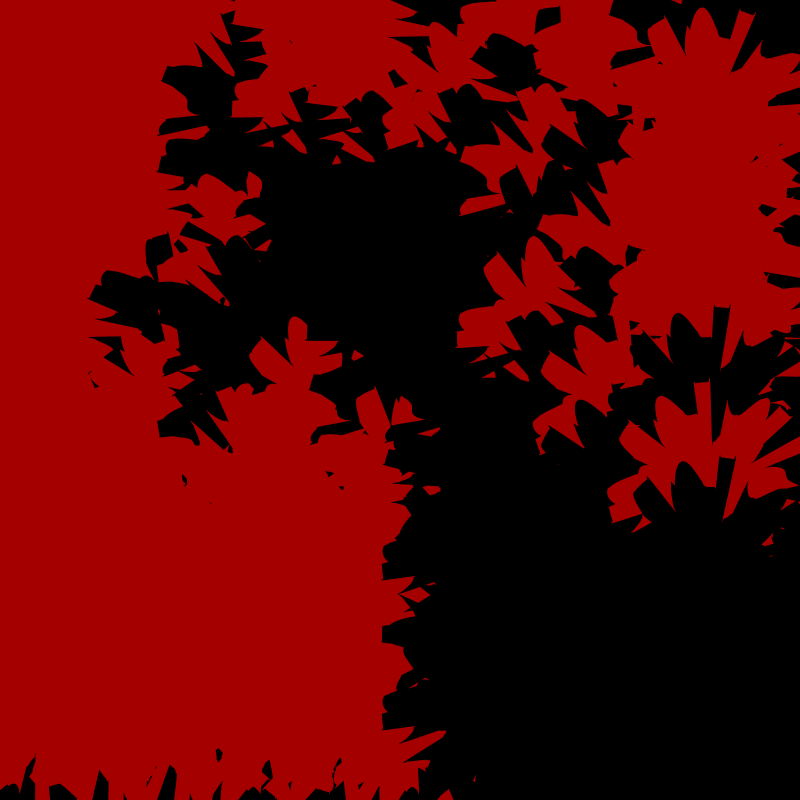
Frame 1 (no input)
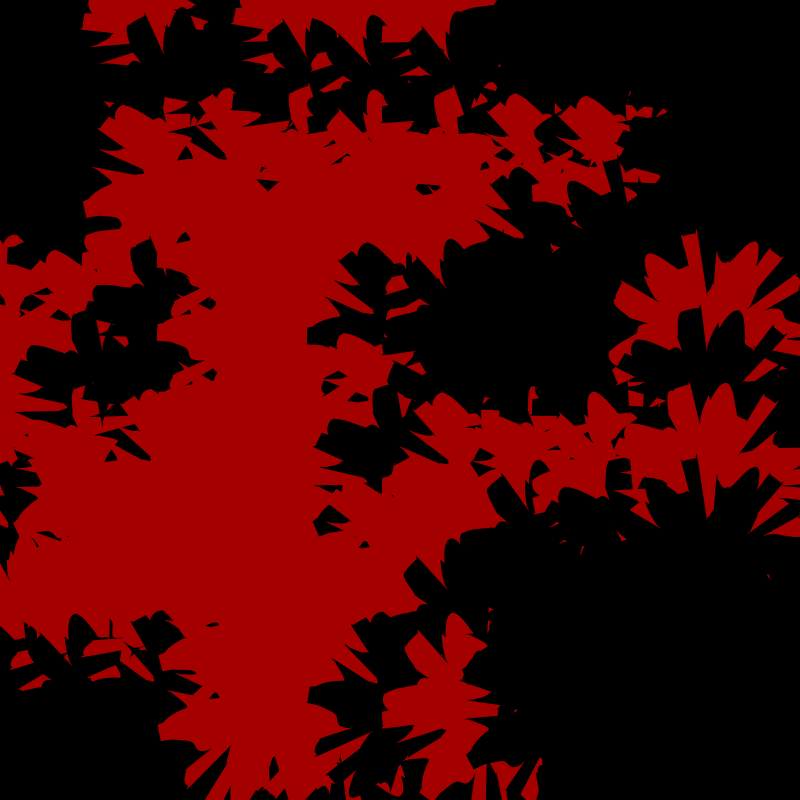
Frame 2 (the mouse pressed at the canvas centre, redrawn once)

The Processing sketch that drew these frames (run headless with seeded random() and noise(); the mouse was pressed at the canvas centre and the sketch redrawn once):

// Processing sketch: sketch_200830b
// ── sketch_200830b.pde
  Cell[][] _cellArray;
  int _cellSize = 75;
  int _numX, _numY;
  color c1, c2, c3;

  void setup() {
    size(800,800);
    _numX = floor(width/_cellSize);
    _numY = floor(height/_cellSize);
    smooth(300);
    
    c1 = color(random(255), random(255), random(255));
    restart();
  }
  
  void restart() {
    _cellArray = new Cell[_numX][_numY];
    for(int x = 0; x < _numX; x++) {
      for(int y = 0; y < _numY; y++) {
        Cell newCell = new Cell(x,y);
        _cellArray[x][y] = newCell;
      }
    }
    
    for(int x = 0; x < _numX; x++) {
      for(int y = 0; y < _numY; y++) {
        
        int above = y-1;
        int below = y+1;
        int left = x-1;
        int right = x+1;
        
        if(above < 0){ above = _numY-1; }
        if(below == _numY){ below = 0; }
        if(left < 0){ left = _numX-1; }
        if(right == _numX){ right = 0; }
        
        _cellArray[x][y].addNeighbour(_cellArray[left][above]);
        _cellArray[x][y].addNeighbour(_cellArray[left][y]);
        _cellArray[x][y].addNeighbour(_cellArray[left][below]);
        _cellArray[x][y].addNeighbour(_cellArray[x][below]);
        _cellArray[x][y].addNeighbour(_cellArray[right][below]);
        _cellArray[x][y].addNeighbour(_cellArray[right][y]);
        _cellArray[x][y].addNeighbour(_cellArray[right][above]);
        _cellArray[x][y].addNeighbour(_cellArray[x][above]);
      }
    }
  }
  
  void draw() {
    background(0);
    
    for(int x = 0; x < _numX; x++) {
      for(int y = 0; y < _numY; y++) {
        _cellArray[x][y].calcNextState();
      }
    }
    
    translate(_cellSize/2, _cellSize/2);
    
    for(int x = 0; x < _numX; x++) {
      for(int y = 0; y < _numY; y++) {
        _cellArray[x][y].drawMe();
      } 
    }
    noLoop();
  }
  
  void mousePressed() {
    restart();
  }
  
  // ============================= object
  
  class Cell {
    float x,y;
    boolean state;
    boolean nextState;
    Cell[] neighbours;
    
    Cell(float ex, float why) {
      x = ex * _cellSize;
      y = why * _cellSize;
      
      if(random(2) > 1) {
        nextState = true;
      } else {
        nextState = false;
      }
      state = nextState;
      neighbours = new Cell[0];
    }
    
    void addNeighbour(Cell cell) {
      neighbours = (Cell[])append(neighbours, cell);
    }
    
    void calcNextState() {
      int liveCount = 0;
      if (state) { liveCount++; }
      
      for(int i = 0; i < neighbours.length; i++) {
        if (neighbours[i].state) {
          liveCount++;
        }
      }
      
      if (liveCount <= 4) {
        nextState = false;
      } else if (liveCount > 4) {
        nextState = true;
      }
      
      if ((liveCount == 4) || (liveCount == 5)) {
        nextState = !nextState;
      }
    }
    
    void drawMe() {
      state = nextState;
      noStroke();
      
      if(state == true) {
        fill(0);
      } else {
        fill(red(c1),0,0);
      }
      myShape(x,y, _cellSize);
    }
    
    color myColorChoice() {
      return 1;
    }
  }

// ── MyShape.pde
 void myShape(float centX, float centY, float radius) {    
  float x,y;
  float noiseval = random(10);
  float radVariance, thisRadius, rad;
  
  beginShape();
 // fill(20,50,70,50);
  
  for(float ang = 0; ang <=360; ang+=1) {
   noiseval += 0.1;
   radVariance = 30 * customNoise(noiseval);
   
   thisRadius = radius + radVariance;
   rad = radians(ang);
   
   x = centX + (thisRadius * cos(rad));
   y = centY + (thisRadius * sin(rad));
   
   curveVertex(x,y);
 }
 endShape();
}

float customNoise(float value) {
  int count = int((value % 5));
  float retValue = pow(sin(value), count);
  return retValue;
}
